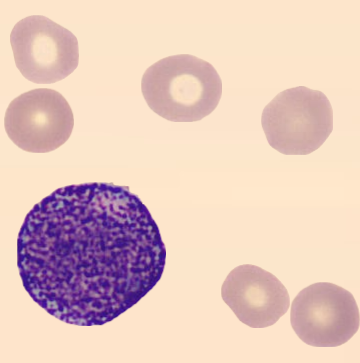
#> input picture Selected_images_RAW/Easy/MMY 2K-PBC Train (23).png, 360 x 363 px, found by its file name; its folder holds only this picture in this run
$ python benchmark.py
#> lines starting #> are read from the running program, lines starting #| are printed output that depends on the picture; after the words box and inside, x2 and y2 are one past the last pixel; in counts of white or black regions, pixels touching at a corner belong together
### pipeline.py
import cv2
import numpy as np
import os


def largest_component(mask):
    num_labels, labels, stats, _ = cv2.connectedComponentsWithStats(mask, connectivity=8)
    if num_labels <= 1:
        return mask

    largest_label = 1 + np.argmax(stats[1:, cv2.CC_STAT_AREA])
    out = np.zeros_like(mask)
    out[labels == largest_label] = 255
    return out


def fill_holes(mask):
    flood = mask.copy()
    h, w = mask.shape
    ffmask = np.zeros((h + 2, w + 2), np.uint8)
    cv2.floodFill(flood, ffmask, (0, 0), 255)
    holes = cv2.bitwise_not(flood)
    return cv2.bitwise_or(mask, holes)


def component_touching_seed(mask, seed_mask):
    num_labels, labels, stats, _ = cv2.connectedComponentsWithStats(mask, connectivity=8)
    if num_labels <= 1:
        return mask

    seed_labels = labels[seed_mask > 0]
    seed_labels = seed_labels[seed_labels != 0]

    if len(seed_labels) == 0:
        return largest_component(mask)

    unique, counts = np.unique(seed_labels, return_counts=True)
    chosen = unique[np.argmax(counts)]

    out = np.zeros_like(mask)
    out[labels == chosen] = 255
    return out


def remove_small_components(mask, min_area=100):
    num_labels, labels, stats, _ = cv2.connectedComponentsWithStats(mask, connectivity=8)
    out = np.zeros_like(mask)
    for i in range(1, num_labels):
        if stats[i, cv2.CC_STAT_AREA] >= min_area:
            out[labels == i] = 255
    return out


def safe_grabcut(img, init_mask, iters=5):
    gc_mask = init_mask.copy()

    if np.count_nonzero(gc_mask == cv2.GC_FGD) == 0:
        fg_candidate = (gc_mask == cv2.GC_PR_FGD)
        if np.count_nonzero(fg_candidate) > 0:
            ys, xs = np.where(fg_candidate)
            cy, cx = int(np.mean(ys)), int(np.mean(xs))
            r = 3
            y1 = max(0, cy - r)
            y2 = min(gc_mask.shape[0], cy + r + 1)
            x1 = max(0, cx - r)
            x2 = min(gc_mask.shape[1], cx + r + 1)
            gc_mask[y1:y2, x1:x2] = cv2.GC_FGD

    if np.count_nonzero(gc_mask == cv2.GC_BGD) == 0:
        gc_mask[0, :] = cv2.GC_BGD
        gc_mask[-1, :] = cv2.GC_BGD
        gc_mask[:, 0] = cv2.GC_BGD
        gc_mask[:, -1] = cv2.GC_BGD

    has_fg = np.count_nonzero((gc_mask == cv2.GC_FGD) | (gc_mask == cv2.GC_PR_FGD)) > 0
    has_bg = np.count_nonzero((gc_mask == cv2.GC_BGD) | (gc_mask == cv2.GC_PR_BGD)) > 0

    if not (has_fg and has_bg):
        return np.where(
            (gc_mask == cv2.GC_FGD) | (gc_mask == cv2.GC_PR_FGD),
            255,
            0
        ).astype(np.uint8)

    bgdModel = np.zeros((1, 65), np.float64)
    fgdModel = np.zeros((1, 65), np.float64)

    try:
        cv2.grabCut(
            img,
            gc_mask,
            None,
            bgdModel,
            fgdModel,
            iters,
            cv2.GC_INIT_WITH_MASK
        )
        return np.where(
            (gc_mask == cv2.GC_FGD) | (gc_mask == cv2.GC_PR_FGD),
            255,
            0
        ).astype(np.uint8)
    except cv2.error:
        return np.where(
            (gc_mask == cv2.GC_FGD) | (gc_mask == cv2.GC_PR_FGD),
            255,
            0
        ).astype(np.uint8)


def get_nucleus_mask(img):
    blur = cv2.GaussianBlur(img, (5, 5), 0)

    hsv = cv2.cvtColor(blur, cv2.COLOR_BGR2HSV)
    lab = cv2.cvtColor(blur, cv2.COLOR_BGR2LAB)

    _, s, _ = cv2.split(hsv)
    l, a, b = cv2.split(lab)

    darkness = 255 - l
    magenta = np.clip(a.astype(np.int16) - 128, 0, 127).astype(np.uint8)
    blue_bias = np.clip(128 - b.astype(np.int16), 0, 127).astype(np.uint8)

    score = (
        0.42 * darkness.astype(np.float32) +
        0.28 * s.astype(np.float32) +
        0.20 * magenta.astype(np.float32) +
        0.10 * blue_bias.astype(np.float32)
    )
    score = np.clip(score, 0, 255).astype(np.uint8)

    _, otsu_mask = cv2.threshold(score, 0, 255, cv2.THRESH_BINARY + cv2.THRESH_OTSU)

    color_mask1 = cv2.inRange(hsv, (105, 35, 20), (175, 255, 220))
    color_mask2 = cv2.inRange(a, 128, 210)
    color_mask3 = cv2.inRange(b, 65, 150)

    color_mask = cv2.bitwise_and(color_mask1, color_mask2)
    color_mask = cv2.bitwise_and(color_mask, color_mask3)

    nucleus = cv2.bitwise_and(otsu_mask, color_mask)

    k1 = cv2.getStructuringElement(cv2.MORPH_ELLIPSE, (3, 3))
    k2 = cv2.getStructuringElement(cv2.MORPH_ELLIPSE, (5, 5))

    nucleus = cv2.morphologyEx(nucleus, cv2.MORPH_OPEN, k1)
    nucleus = cv2.morphologyEx(nucleus, cv2.MORPH_CLOSE, k2)
    nucleus = remove_small_components(nucleus, min_area=30)
    nucleus = largest_component(nucleus)

    return nucleus


def expand_box(x, y, w, h, img_w, img_h, scale=4.8, min_size=170):
    cx = x + w / 2
    cy = y + h / 2

    new_w = max(int(w * scale), min_size)
    new_h = max(int(h * scale), min_size)

    x1 = max(0, int(cx - new_w / 2))
    y1 = max(0, int(cy - new_h / 2))
    x2 = min(img_w, int(cx + new_w / 2))
    y2 = min(img_h, int(cy + new_h / 2))

    return x1, y1, x2, y2


def estimate_background_stats(crop):
    lab = cv2.cvtColor(crop, cv2.COLOR_BGR2LAB)
    hsv = cv2.cvtColor(crop, cv2.COLOR_BGR2HSV)

    h, w = crop.shape[:2]
    border_w = max(10, min(h, w) // 10)

    border_mask = np.zeros((h, w), np.uint8)
    border_mask[:border_w, :] = 255
    border_mask[-border_w:, :] = 255
    border_mask[:, :border_w] = 255
    border_mask[:, -border_w:] = 255

    border_pixels = lab[border_mask > 0].reshape(-1, 3).astype(np.float32)
    mean = border_pixels.mean(axis=0)
    std = border_pixels.std(axis=0) + 1e-6

    return lab, hsv, border_mask, mean, std


def build_wbc_candidate(crop, nucleus_crop):
    lab, hsv, border_mask, bg_mean, bg_std = estimate_background_stats(crop)

    l, a, b = cv2.split(lab)
    h, s, v = cv2.split(hsv)

    z = np.sqrt((((lab.astype(np.float32) - bg_mean) / bg_std) ** 2).sum(axis=2))

    darkness = 255 - l
    magenta = np.clip(a.astype(np.int16) - 128, 0, 127).astype(np.uint8)
    blue_bias = np.clip(128 - b.astype(np.int16), 0, 127).astype(np.uint8)

    nucleus_like = (
        0.45 * darkness.astype(np.float32) +
        0.30 * s.astype(np.float32) +
        0.15 * magenta.astype(np.float32) +
        0.10 * blue_bias.astype(np.float32)
    )

    cytoplasm_like = (
        0.45 * z.astype(np.float32) +
        0.25 * s.astype(np.float32) +
        0.20 * darkness.astype(np.float32) +
        0.10 * magenta.astype(np.float32)
    )

    # WBC pixels are usually unlike the plain background,
    # and more stain-heavy than RBC/background.
    combined = np.maximum(nucleus_like, cytoplasm_like)
    combined = cv2.GaussianBlur(combined.astype(np.uint8), (5, 5), 0)

    _, cand1 = cv2.threshold(combined, 0, 255, cv2.THRESH_BINARY + cv2.THRESH_OTSU)

    cand2 = (
        ((z > 2.0) & (darkness > 10)) |
        ((s > 28) & (darkness > 8)) |
        ((magenta > 6) & (z > 1.6))
    ).astype(np.uint8) * 255

    candidate = cv2.bitwise_or(cand1, cand2)

    # keep only region around nucleus
    ys, xs = np.where(nucleus_crop > 0)
    cy = int(np.mean(ys))
    cx = int(np.mean(xs))
    nucleus_area = max(1, cv2.countNonZero(nucleus_crop))
    est_radius = int(max(28, min(90, np.sqrt(nucleus_area) * 5.8)))

    yy, xx = np.indices(candidate.shape)
    dist = np.sqrt((yy - cy) ** 2 + (xx - cx) ** 2)
    distance_gate = (dist <= est_radius).astype(np.uint8) * 255

    candidate = cv2.bitwise_and(candidate, distance_gate)

    k_open = cv2.getStructuringElement(cv2.MORPH_ELLIPSE, (3, 3))
    k_close = cv2.getStructuringElement(cv2.MORPH_ELLIPSE, (7, 7))

    candidate = cv2.morphologyEx(candidate, cv2.MORPH_OPEN, k_open)
    candidate = cv2.morphologyEx(candidate, cv2.MORPH_CLOSE, k_close)

    seed = cv2.dilate(
        nucleus_crop,
        cv2.getStructuringElement(cv2.MORPH_ELLIPSE, (9, 9)),
        iterations=1
    )

    candidate = component_touching_seed(candidate, seed)
    candidate = cv2.bitwise_or(candidate, seed)

    sure_bg = (
        (border_mask > 0) |
        ((z < 1.15) & (s < 22) & (l > 205))
    ).astype(np.uint8) * 255

    return candidate, sure_bg, border_mask, est_radius


def break_thin_bridges(mask, nucleus_crop):
    # Erode slightly to break accidental thin links to RBCs,
    # then regrow only the part connected to the nucleus.
    eroded = cv2.erode(
        mask,
        cv2.getStructuringElement(cv2.MORPH_ELLIPSE, (5, 5)),
        iterations=1
    )
    kept = component_touching_seed(eroded, nucleus_crop)
    restored = cv2.dilate(
        kept,
        cv2.getStructuringElement(cv2.MORPH_ELLIPSE, (5, 5)),
        iterations=1
    )
    restored = cv2.bitwise_or(restored, nucleus_crop)
    return restored


def segment_wbc(image_path, save_mask_path=None, save_output_path=None, debug_dir=None):
    img = cv2.imread(image_path)
    if img is None:
        raise ValueError(f"Could not read image: {image_path}")

    original = img.copy()
    H, W = img.shape[:2]

    nucleus = get_nucleus_mask(img)
    if cv2.countNonZero(nucleus) == 0:
        raise ValueError("No nucleus detected")

    ys, xs = np.where(nucleus > 0)
    x, y, w, h = cv2.boundingRect(np.column_stack((xs, ys)))
    x1, y1, x2, y2 = expand_box(x, y, w, h, W, H)

    crop = original[y1:y2, x1:x2].copy()
    nucleus_crop = nucleus[y1:y2, x1:x2]

    candidate, sure_bg, border_mask, est_radius = build_wbc_candidate(crop, nucleus_crop)

    gc_mask = np.full(crop.shape[:2], cv2.GC_PR_BGD, np.uint8)
    gc_mask[candidate > 0] = cv2.GC_PR_FGD
    gc_mask[nucleus_crop > 0] = cv2.GC_FGD
    gc_mask[sure_bg > 0] = cv2.GC_BGD

    mask_crop = safe_grabcut(crop, gc_mask, iters=5)
    mask_crop = cv2.bitwise_or(mask_crop, nucleus_crop)
    mask_crop = component_touching_seed(mask_crop, nucleus_crop)

    mask_crop = break_thin_bridges(mask_crop, nucleus_crop)

    mask_crop = cv2.morphologyEx(
        mask_crop,
        cv2.MORPH_CLOSE,
        cv2.getStructuringElement(cv2.MORPH_ELLIPSE, (7, 7))
    )
    mask_crop = cv2.morphologyEx(
        mask_crop,
        cv2.MORPH_OPEN,
        cv2.getStructuringElement(cv2.MORPH_ELLIPSE, (3, 3))
    )

    mask_crop = fill_holes(mask_crop)
    mask_crop = component_touching_seed(mask_crop, nucleus_crop)

    # final distance safety gate
    ys, xs = np.where(nucleus_crop > 0)
    cy = int(np.mean(ys))
    cx = int(np.mean(xs))
    yy, xx = np.indices(mask_crop.shape)
    dist = np.sqrt((yy - cy) ** 2 + (xx - cx) ** 2)
    max_radius = int(est_radius * 1.15)
    radius_gate = (dist <= max_radius).astype(np.uint8) * 255
    mask_crop = cv2.bitwise_and(mask_crop, radius_gate)
    mask_crop = cv2.bitwise_or(mask_crop, nucleus_crop)

    mask_crop = fill_holes(mask_crop)
    mask_crop = component_touching_seed(mask_crop, nucleus_crop)

    mask = np.zeros((H, W), np.uint8)
    mask[y1:y2, x1:x2] = mask_crop

    output = np.full_like(original, 255)
    output[mask == 255] = original[mask == 255]

    if save_mask_path is not None:
        cv2.imwrite(save_mask_path, mask)

    if save_output_path is not None:
        cv2.imwrite(save_output_path, output)

    if debug_dir is not None:
        os.makedirs(debug_dir, exist_ok=True)

        box_vis = original.copy()
        cv2.rectangle(box_vis, (x1, y1), (x2, y2), (0, 255, 0), 2)

        cand_full = np.zeros((H, W), np.uint8)
        cand_full[y1:y2, x1:x2] = candidate

        bg_full = np.zeros((H, W), np.uint8)
        bg_full[y1:y2, x1:x2] = sure_bg

        cv2.imwrite(os.path.join(debug_dir, "01_original.png"), original)
        cv2.imwrite(os.path.join(debug_dir, "02_nucleus_mask.png"), nucleus)
        cv2.imwrite(os.path.join(debug_dir, "03_crop_box.png"), box_vis)
        cv2.imwrite(os.path.join(debug_dir, "04_candidate.png"), cand_full)
        cv2.imwrite(os.path.join(debug_dir, "05_sure_bg.png"), bg_full)
        cv2.imwrite(os.path.join(debug_dir, "06_final_mask.png"), mask)
        cv2.imwrite(os.path.join(debug_dir, "07_output.png"), output)

    return mask, output


# [29 lines left out: function process_folder, not called in this run]


# [7 lines that do not run on import are left out]

### benchmark.py
import cv2
import numpy as np
import os
import pipeline  # The friend's pipeline.py in root

# Path Configuration
GT_DIR = r"C:\Users\Admin\Documents\Assignment\Y2 S2 Image Processing\Assignment\Ground Truth\Ground Truth"
RAW_DIR_BASE = r"c:\Users\Admin\Documents\Assignment\Y2 S2 Image Processing\Assignment\git-hub\CW_Image_Processing\Selected_images_RAW"

def compute_metrics(pr, gt):
    if pr is None or gt is None: return 0, 0, 0, 0
    if len(pr.shape) == 3: pr = cv2.cvtColor(pr, cv2.COLOR_BGR2GRAY)
    if len(gt.shape) == 3: gt = cv2.cvtColor(gt, cv2.COLOR_BGR2GRAY)

    pr = (pr > 127).astype(np.uint8)
    gt = (gt > 127).astype(np.uint8)

    # Ensure they are the same size
    if pr.shape != gt.shape:
        pr = cv2.resize(pr, (gt.shape[1], gt.shape[0]), interpolation=cv2.INTER_NEAREST)

    intersection = np.logical_and(pr, gt).sum()
    union = np.logical_or(pr, gt).sum()

    mIoU = intersection / (union + 1e-6)
    dice = (2.0 * intersection) / (pr.sum() + gt.sum() + 1e-6)
    precision = intersection / (pr.sum() + 1e-6)
    recall = intersection / (gt.sum() + 1e-6)

    return mIoU, dice, precision, recall

results = []
diff_map = {"Easy": "MMY", "Medium": "EO", "Hard": "ERB"}

print("Benchmarking Friend's Pipeline (With Corrected GT Logic)...")
print("Scanning folders in Selected_images_RAW...")
print("-" * 80)
print(f"{'Diff':<8} {'Original Image Name':<35} {'mIoU':<8} {'Dice':<8}")

for diffFolder in ["Easy", "Medium", "Hard"]:
    folder_path = os.path.join(RAW_DIR_BASE, diffFolder)
    if not os.path.exists(folder_path): continue

    class_name = diff_map[diffFolder]

    for filename in os.listdir(folder_path):
        if not filename.lower().endswith(('.png', '.jpg', '.jpeg')): continue

        img_path = os.path.join(folder_path, filename)

        # Clean the name to find the mask
        clean_name = filename
        for ext in ['.jpg.jpeg', '.jpeg', '.jpg', '.png']:
            if clean_name.lower().endswith(ext):
                clean_name = clean_name[: -len(ext)]
                break

        # FIX: MMY masks are in the PMY folder
        gt_folder = "PMY" if "MMY" in class_name else class_name
        gt_filename = f"{clean_name}_mask.png"
        gt_path = os.path.join(GT_DIR, gt_folder, gt_filename)

        try:
            mask, _ = pipeline.segment_wbc(img_path)
#> in segment_wbc, img is the input picture: shape (363, 360, 3); mean B, G, R 190.1, 198.3, 227.2
#> in get_nucleus_mask, `hsv = cv2.cvtColor(blur, cv2.COLOR_BGR2HSV)`: hsv: shape (363, 360, 3); mean H, S, V 37.4, 63.1, 232.1
#> in get_nucleus_mask, `lab = cv2.cvtColor(blur, cv2.COLOR_BGR2LAB)`: lab: shape (363, 360, 3); mean of channels 0, 1, 2 209, 137.7, 135.4
#> in get_nucleus_mask, `l, a, b = cv2.split(lab)`:
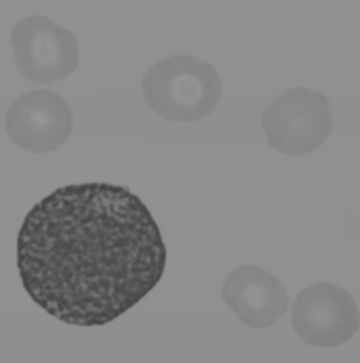
#> b: shape (363, 360); min 65, max 151, mean 135.4
#> in get_nucleus_mask, `_, otsu_mask = cv2.threshold(score, 0, 255, cv2.THRESH_BINARY + cv2.TH..`:
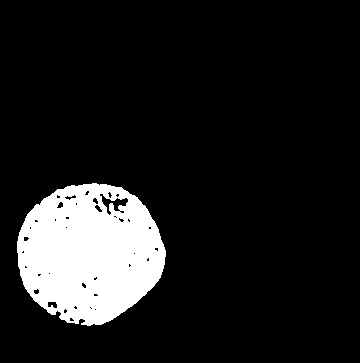
#> otsu_mask: shape (363, 360); 12% white; 1 white region, box (x1, y1, x2, y2) and area: (17, 183, 166, 326) 15652
#> in get_nucleus_mask, `color_mask1 = cv2.inRange(hsv, (105, 35, 20), (175, 255, 220))`: color_mask1: shape (363, 360); 13.6% white; 18 white regions (14 under 20 px), largest, box (x1, y1, x2, y2) and area: (17, 182, 167, 327) 16750, (311, 291, 357, 346) 901, (241, 315, 251, 323) 37, (225, 297, 232, 305) 22
#> in get_nucleus_mask, `color_mask2 = cv2.inRange(a, 128, 210)`: color_mask2: shape (363, 360); every value is 255
#> in get_nucleus_mask, `color_mask3 = cv2.inRange(b, 65, 150)`: color_mask3: shape (363, 360); 100% white; black in thin lines or dots, all inside (x1, y1, x2, y2) = (38, 118, 40, 120)
#> in get_nucleus_mask, `nucleus = cv2.morphologyEx(nucleus, cv2.MORPH_OPEN, k1)`: nucleus: shape (363, 360); 12% white; 1 white region, box (x1, y1, x2, y2) and area: (17, 183, 166, 326) 15635
#> in get_nucleus_mask, `nucleus = cv2.morphologyEx(nucleus, cv2.MORPH_CLOSE, k2)`: nucleus: shape (363, 360); 12.3% white; 1 white region, box (x1, y1, x2, y2) and area: (17, 183, 166, 326) 16058
#> in remove_small_components, `num_labels, labels, stats, _ = cv2.connectedComponentsWithStats(mask, ..`: num_labels = 2; stats = [[0, 0, 360, 363, 114622], [17, 183, 149, 143, 16058]]
#> in largest_component, `num_labels, labels, stats, _ = cv2.connectedComponentsWithStats(mask, ..`: num_labels = 2
#> in largest_component, `largest_label = 1 + np.argmax(stats[1:, cv2.CC_STAT_AREA])`: largest_label = 1
#> in segment_wbc, `ys, xs = np.where(nucleus > 0)`: ys = 16058 values from 183 to 325; xs = 16058 values, max 165 at index 7664, min 17 at index 6194, mean 89.16
#> in segment_wbc, `x, y, w, h = cv2.boundingRect(np.column_stack((xs, ys)))`: x = 17; y = 183; w = 149; h = 143
#> in expand_box, `cx = x + w / 2`: cx = 91.5
#> in expand_box, `cy = y + h / 2`: cy = 254.5
#> in expand_box, `new_w = max(int(w * scale), min_size)`: new_w = 715
#> in expand_box, `new_h = max(int(h * scale), min_size)`: new_h = 686
#> in expand_box, `x1 = max(0, int(cx - new_w / 2))`: x1 = 0
#> in expand_box, `x2 = min(img_w, int(cx + new_w / 2))`: x2 = 360
#> in expand_box, `y2 = min(img_h, int(cy + new_h / 2))`: y2 = 363
#> in segment_wbc, `x1, y1, x2, y2 = expand_box(x, y, w, h, W, H)`: x1 = 0; x2 = 360; y2 = 363
#> in estimate_background_stats, `lab = cv2.cvtColor(crop, cv2.COLOR_BGR2LAB)`: lab: shape (363, 360, 3); mean of channels 0, 1, 2 209.1, 137.7, 135.4
#> in estimate_background_stats, `hsv = cv2.cvtColor(crop, cv2.COLOR_BGR2HSV)`: hsv: shape (363, 360, 3); mean H, S, V 38.2, 63.6, 232.2
#> in estimate_background_stats, `mean = border_pixels.mean(axis=0)`: mean = [224.3, 134.4, 140.8]
#> in estimate_background_stats, `std = border_pixels.std(axis=0) + 1e-6`: std = [29.89, 6.6, 10.16]
#> in build_wbc_candidate, `lab, hsv, border_mask, bg_mean, bg_std = estimate_background_stats(crop)`:
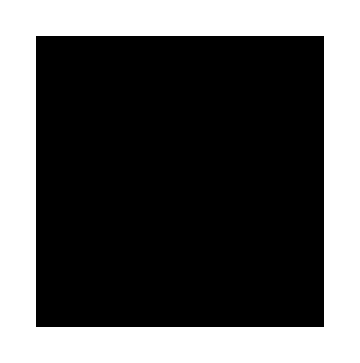
#> border_mask: shape (363, 360); 35.9% white; 1 white region, box (x1, y1, x2, y2) and area: (0, 0, 360, 363) 46872
#> in build_wbc_candidate, `lab, hsv, border_mask, bg_mean, bg_std = estimate_background_stats(crop)`: bg_mean = [224.3, 134.4, 140.8]; bg_std = [29.89, 6.6, 10.16]
#> in build_wbc_candidate, `h, s, v = cv2.split(hsv)`:
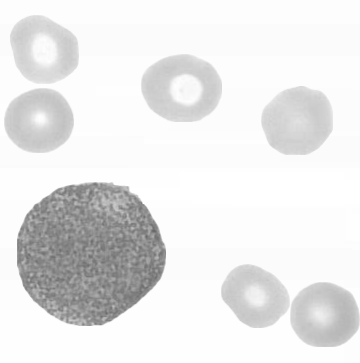
#> v: shape (363, 360); min 104, max 255, mean 232.2
#> in build_wbc_candidate, `_, cand1 = cv2.threshold(combined, 0, 255, cv2.THRESH_BINARY + cv2.THR..`: cand1: shape (363, 360); 12.1% white; 1 white region, box (x1, y1, x2, y2) and area: (17, 183, 166, 326) 15768
#> in build_wbc_candidate, `cand2 = ( ((z > 2.0) & (darkness > 10)) | ((s > 28) & (darkness > 8)) ..`: cand2: shape (363, 360); 100% white; black in thin lines or dots, all inside (x1, y1, x2, y2) = (24, 288, 25, 289)
#> in build_wbc_candidate, `ys, xs = np.where(nucleus_crop > 0)`: ys = 16058 values from 183 to 325
#> in build_wbc_candidate, `cy = int(np.mean(ys))`: cy = 252
#> in build_wbc_candidate, `cx = int(np.mean(xs))`: cx = 89
#> in build_wbc_candidate, `nucleus_area = max(1, cv2.countNonZero(nucleus_crop))`: nucleus_area = 16058
#> in build_wbc_candidate, `est_radius = int(max(28, min(90, np.sqrt(nucleus_area) * 5.8)))`: est_radius = 90
#> in build_wbc_candidate, `dist = np.sqrt((yy - cy) ** 2 + (xx - cx) ** 2)`:
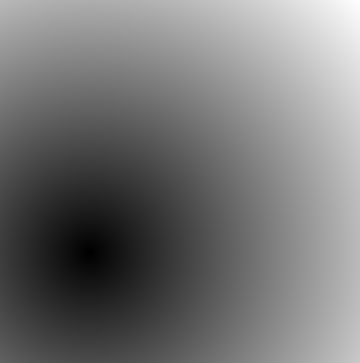
#> dist: shape (363, 360) float64; min 0, max 369.3, mean 169.7; drawn with min black and max white
#> in build_wbc_candidate, `distance_gate = (dist <= est_radius).astype(np.uint8) * 255`: distance_gate: shape (363, 360); 19.5% white; 1 white region, box (x1, y1, x2, y2) and area: (0, 162, 180, 343) 25444
#> in build_wbc_candidate, `candidate = cv2.bitwise_and(candidate, distance_gate)`: candidate: shape (363, 360); 19.5% white; 1 white region, box (x1, y1, x2, y2) and area: (0, 162, 180, 343) 25443
#> in build_wbc_candidate, `candidate = cv2.morphologyEx(candidate, cv2.MORPH_CLOSE, k_close)`: candidate: shape (363, 360); 19.5% white; 1 white region, box (x1, y1, x2, y2) and area: (0, 162, 180, 343) 25484
#> in build_wbc_candidate, `seed = cv2.dilate( nucleus_crop, cv2.getStructuringElement(cv2.MORPH_E..`: seed: shape (363, 360); 13.9% white; 1 white region, box (x1, y1, x2, y2) and area: (13, 179, 170, 330) 18147
#> in component_touching_seed, `num_labels, labels, stats, _ = cv2.connectedComponentsWithStats(mask, ..`: num_labels = 2; stats = [[0, 0, 360, 363, 105196], [0, 162, 180, 181, 25484]]
#> in component_touching_seed, `seed_labels = labels[seed_mask > 0]`: seed_labels = 18147 values from 1 to 1
#> in component_touching_seed, `unique, counts = np.unique(seed_labels, return_counts=True)`: unique = [1]; counts = [18147]
#> in component_touching_seed, `chosen = unique[np.argmax(counts)]`: chosen = 1
#> in segment_wbc, `candidate, sure_bg, border_mask, est_radius = build_wbc_candidate(crop..`: est_radius = 90
#> in safe_grabcut, `gc_mask = init_mask.copy()`:
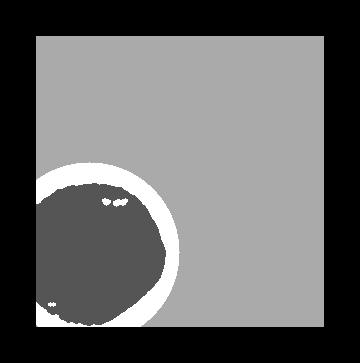
#> gc_mask: shape (363, 360); min 0, max 3, mean 1.21; drawn with min black and max white
#> in safe_grabcut, `has_fg = np.count_nonzero((gc_mask == cv2.GC_FGD) | (gc_mask == cv2.GC..`: has_fg = True
#> in safe_grabcut, `return np.where( (gc_mask == cv2.GC_FGD) | (gc_mask == cv2.GC_PR_FGD),..`: returned value: shape (363, 360); 11.7% white; 1 white region, box (x1, y1, x2, y2) and area: (36, 182, 166, 326) 15232
#> in segment_wbc, `mask_crop = cv2.bitwise_or(mask_crop, nucleus_crop)`:
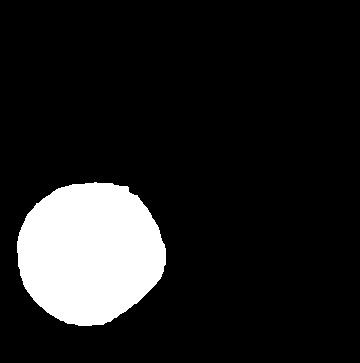
#> mask_crop: shape (363, 360); 12.6% white; 1 white region, box (x1, y1, x2, y2) and area: (17, 182, 166, 326) 16523
#> in segment_wbc, `cy = int(np.mean(ys))`: cy = 252
#> in segment_wbc, `cx = int(np.mean(xs))`: cx = 89
#> in segment_wbc, `max_radius = int(est_radius * 1.15)`: max_radius = 103
            gt = cv2.imread(gt_path, cv2.IMREAD_GRAYSCALE)

            if gt is None:
                continue

            # MANDATORY FIX: MMY Alignment Correction
            if "MMY" in class_name:
                y_gt, x_gt = np.where(gt > 127)
                y_pr, x_pr = np.where(mask > 127)
                if len(y_gt) > 0 and len(y_pr) > 0:
                    dy = int(np.mean(y_gt) - np.mean(y_pr))
                    dx = int(np.mean(x_gt) - np.mean(x_pr))
                    if abs(dx) > 10 or abs(dy) > 10:
                        M = np.float32([[1, 0, dx], [0, 1, dy]])
                        mask = cv2.warpAffine(mask, M, (mask.shape[1], mask.shape[0]))

            mI, di, pr, re = compute_metrics(mask, gt)
            print(f"{diffFolder:<8} {filename[:35]:<35} {mI:.4f}   {di:.4f}")

            results.append({
                "Difficulty": diffFolder,
                "Image": filename,
                "mIoU": mI,
                "Dice": di,
                "Precision": pr,
                "Recall": re
            })
        except Exception as e:
            print(f"Error processing {filename}: {e}")

print("-" * 80)
if results:
    overall_miou = np.mean([r["mIoU"] for r in results])
    print(f"Overall Mean mIoU: {overall_miou:.4f}")

    for d in ["Easy", "Medium", "Hard"]:
        m = [r["mIoU"] for r in results if r["Difficulty"] == d]
        if m:
            print(f"{d:<8} Mean mIoU: {np.mean(m):.4f}")
else:
    print("No results processed. Check Ground Truth paths.")
